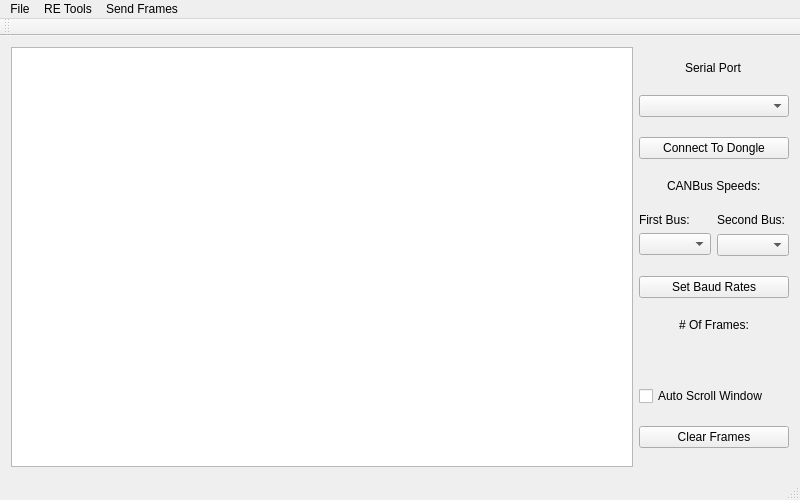
<?xml version="1.0" encoding="UTF-8"?>
<ui version="4.0">
 <class>MainWindow</class>
 <widget class="QMainWindow" name="MainWindow">
  <property name="geometry">
   <rect>
    <x>0</x>
    <y>0</y>
    <width>800</width>
    <height>500</height>
   </rect>
  </property>
  <property name="sizePolicy">
   <sizepolicy hsizetype="Fixed" vsizetype="Fixed">
    <horstretch>0</horstretch>
    <verstretch>0</verstretch>
   </sizepolicy>
  </property>
  <property name="minimumSize">
   <size>
    <width>800</width>
    <height>500</height>
   </size>
  </property>
  <property name="windowTitle">
   <string>SavvyCAN</string>
  </property>
  <widget class="QWidget" name="centralWidget">
   <layout class="QHBoxLayout" name="horizontalLayout">
    <item>
     <widget class="QTableView" name="canFramesView">
      <property name="font">
       <font>
        <pointsize>11</pointsize>
        <weight>50</weight>
        <bold>false</bold>
       </font>
      </property>
      <property name="alternatingRowColors">
       <bool>true</bool>
      </property>
      <property name="wordWrap">
       <bool>false</bool>
      </property>
     </widget>
    </item>
    <item>
     <layout class="QVBoxLayout" name="verticalLayout">
      <item alignment="Qt::AlignHCenter">
       <widget class="QLabel" name="label_3">
        <property name="sizePolicy">
         <sizepolicy hsizetype="Preferred" vsizetype="Fixed">
          <horstretch>0</horstretch>
          <verstretch>0</verstretch>
         </sizepolicy>
        </property>
        <property name="text">
         <string>Serial Port</string>
        </property>
       </widget>
      </item>
      <item>
       <widget class="QComboBox" name="cbSerialPorts"/>
      </item>
      <item>
       <widget class="QPushButton" name="btnConnect">
        <property name="text">
         <string>Connect To Dongle</string>
        </property>
       </widget>
      </item>
      <item alignment="Qt::AlignHCenter">
       <widget class="QLabel" name="label_2">
        <property name="sizePolicy">
         <sizepolicy hsizetype="Preferred" vsizetype="Fixed">
          <horstretch>0</horstretch>
          <verstretch>0</verstretch>
         </sizepolicy>
        </property>
        <property name="text">
         <string>CANBus Speeds:</string>
        </property>
       </widget>
      </item>
      <item>
       <layout class="QHBoxLayout" name="horizontalLayout_2">
        <property name="sizeConstraint">
         <enum>QLayout::SetDefaultConstraint</enum>
        </property>
        <item>
         <layout class="QVBoxLayout" name="verticalLayout_3">
          <item>
           <widget class="QLabel" name="label_5">
            <property name="sizePolicy">
             <sizepolicy hsizetype="Preferred" vsizetype="Fixed">
              <horstretch>0</horstretch>
              <verstretch>0</verstretch>
             </sizepolicy>
            </property>
            <property name="text">
             <string>First Bus:</string>
            </property>
           </widget>
          </item>
          <item>
           <widget class="QComboBox" name="cbSpeed1"/>
          </item>
         </layout>
        </item>
        <item>
         <layout class="QVBoxLayout" name="verticalLayout_2">
          <property name="spacing">
           <number>7</number>
          </property>
          <property name="sizeConstraint">
           <enum>QLayout::SetDefaultConstraint</enum>
          </property>
          <item>
           <widget class="QLabel" name="label_4">
            <property name="sizePolicy">
             <sizepolicy hsizetype="Preferred" vsizetype="Fixed">
              <horstretch>0</horstretch>
              <verstretch>0</verstretch>
             </sizepolicy>
            </property>
            <property name="text">
             <string>Second Bus:</string>
            </property>
           </widget>
          </item>
          <item>
           <widget class="QComboBox" name="cbSpeed2"/>
          </item>
         </layout>
        </item>
       </layout>
      </item>
      <item>
       <widget class="QPushButton" name="btnBaudSet">
        <property name="text">
         <string>Set Baud Rates</string>
        </property>
       </widget>
      </item>
      <item alignment="Qt::AlignHCenter">
       <widget class="QLabel" name="label">
        <property name="sizePolicy">
         <sizepolicy hsizetype="Preferred" vsizetype="Fixed">
          <horstretch>0</horstretch>
          <verstretch>0</verstretch>
         </sizepolicy>
        </property>
        <property name="text">
         <string># Of Frames:</string>
        </property>
       </widget>
      </item>
      <item alignment="Qt::AlignHCenter">
       <widget class="QLabel" name="lbNumFrames">
        <property name="sizePolicy">
         <sizepolicy hsizetype="Preferred" vsizetype="Fixed">
          <horstretch>0</horstretch>
          <verstretch>0</verstretch>
         </sizepolicy>
        </property>
        <property name="text">
         <string/>
        </property>
       </widget>
      </item>
      <item>
       <widget class="QCheckBox" name="cbAutoScroll">
        <property name="text">
         <string>Auto Scroll Window</string>
        </property>
       </widget>
      </item>
      <item>
       <widget class="QPushButton" name="btnClearFrames">
        <property name="text">
         <string>Clear Frames</string>
        </property>
       </widget>
      </item>
     </layout>
    </item>
   </layout>
  </widget>
  <widget class="QMenuBar" name="menuBar">
   <property name="geometry">
    <rect>
     <x>0</x>
     <y>0</y>
     <width>800</width>
     <height>26</height>
    </rect>
   </property>
   <widget class="QMenu" name="menu_RE_Tools">
    <property name="title">
     <string>RE Tools</string>
    </property>
    <addaction name="actionSingle_Multi_State"/>
    <addaction name="actionRange_State"/>
    <addaction name="actionFlow_View"/>
    <addaction name="actionFuzzy_Scope"/>
    <addaction name="actionGraph_Dta"/>
    <addaction name="actionFrame_Data_Analysis"/>
   </widget>
   <widget class="QMenu" name="menuSend_Frames">
    <property name="title">
     <string>Send Frames</string>
    </property>
    <addaction name="action_Playback"/>
    <addaction name="action_Custom"/>
   </widget>
   <widget class="QMenu" name="menuFile">
    <property name="title">
     <string>File</string>
    </property>
    <addaction name="actionOpen_Log_File"/>
    <addaction name="actionSave_Log_File"/>
    <addaction name="actionLoad_DBC_File"/>
    <addaction name="actionEdit_Messages_Signals"/>
    <addaction name="actionSave_DBC_File"/>
   </widget>
   <addaction name="menuFile"/>
   <addaction name="menu_RE_Tools"/>
   <addaction name="menuSend_Frames"/>
  </widget>
  <widget class="QToolBar" name="mainToolBar">
   <attribute name="toolBarArea">
    <enum>TopToolBarArea</enum>
   </attribute>
   <attribute name="toolBarBreak">
    <bool>false</bool>
   </attribute>
  </widget>
  <widget class="QStatusBar" name="statusBar"/>
  <action name="action_Playback">
   <property name="text">
    <string>Playback</string>
   </property>
  </action>
  <action name="action_Custom">
   <property name="text">
    <string>Custom</string>
   </property>
  </action>
  <action name="actionSingle_Multi_State">
   <property name="text">
    <string>Single / Multi State</string>
   </property>
  </action>
  <action name="actionRange_State">
   <property name="text">
    <string>Range State</string>
   </property>
  </action>
  <action name="actionFlow_View">
   <property name="text">
    <string>Flow View</string>
   </property>
  </action>
  <action name="actionFuzzy_Scope">
   <property name="text">
    <string>Fuzzy Scope</string>
   </property>
  </action>
  <action name="actionGraph_Dta">
   <property name="text">
    <string>Graph Data</string>
   </property>
  </action>
  <action name="actionOpen_Log_File">
   <property name="text">
    <string>Open Log File</string>
   </property>
  </action>
  <action name="actionSave_Log_File">
   <property name="text">
    <string>Save Log File</string>
   </property>
  </action>
  <action name="actionFrame_Data_Analysis">
   <property name="text">
    <string>Frame Data Analysis</string>
   </property>
  </action>
  <action name="actionLoad_DBC_File">
   <property name="text">
    <string>Load DBC File</string>
   </property>
  </action>
  <action name="actionEdit_Messages_Signals">
   <property name="text">
    <string>Edit Messages/Signals</string>
   </property>
  </action>
  <action name="actionSave_DBC_File">
   <property name="text">
    <string>Save DBC File</string>
   </property>
  </action>
 </widget>
 <layoutdefault spacing="6" margin="11"/>
 <resources/>
 <connections/>
 <slots>
  <slot>handleLoadFile()</slot>
  <slot>connButtonPress()</slot>
  <slot>showGraphingWindow()</slot>
  <slot>showFrameDataAnalysis()</slot>
 </slots>
</ui>
